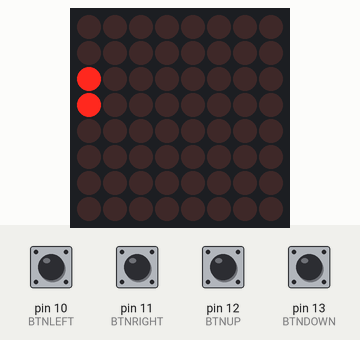
The sketch below on a simulated Arduino Uno, built with avr-gcc and run on an emulated ATmega328P. Shown: 8×8 LED matrix. The test bench sets the inputs (shaded band); at power-on: pin 10 (BTNLEFT), pin 11 (BTNRIGHT), pin 12 (BTNUP), pin 13 (BTNDOWN) LOW. Random numbers use the default seed unless the sketch sets one.

Above: at 1.2 s.
1.3 s: pin 12 (BTNUP) pulled HIGH for 0.15 s
At 1.62 s:
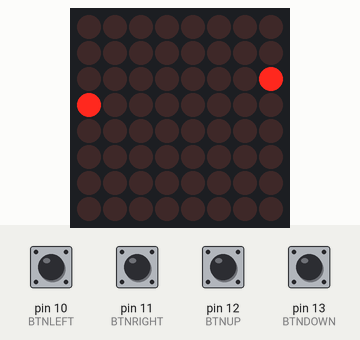
4.2 s: pin 10 (BTNLEFT) pulled HIGH for 0.15 s
At 4.86 s:
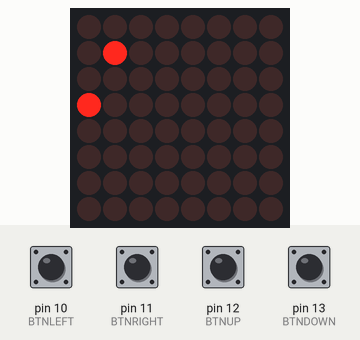
7.3 s: pin 13 (BTNDOWN) pulled HIGH for 0.15 s
At 7.63 s:
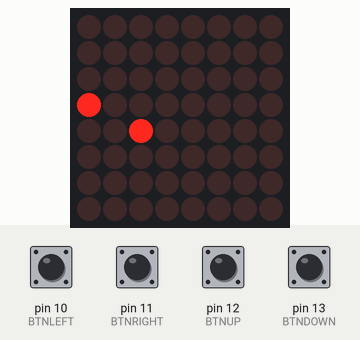
10.2 s: pin 11 (BTNRIGHT) pulled HIGH for 0.15 s
At 10.86 s:
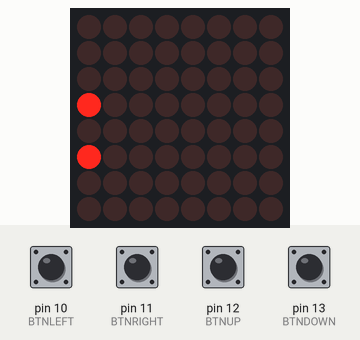
13.3 s: pin 12 (BTNUP) pulled HIGH for 1 s
At 14.12 s:
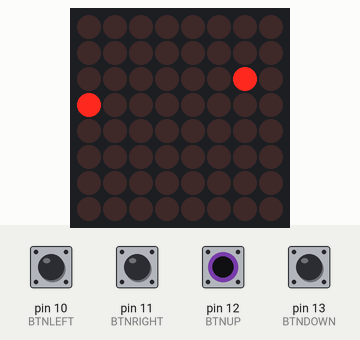
14.9 s: pin 10 (BTNLEFT) pulled HIGH for 1 s
At 15.55 s:
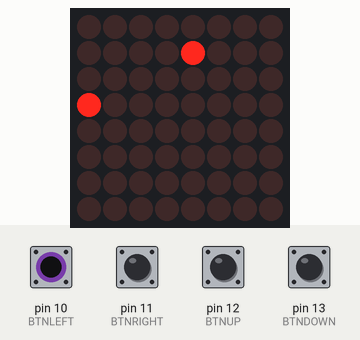
Timing chart, 0 to 17.9 s (numbered marks = the images above; inputs shaded):
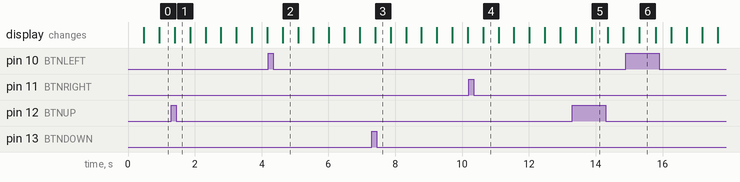

The sketch:

SNAKE.ino
```cpp
// import the library that interfaces the led matrix
#include "LedControl.h"

// constants of the pushbutton pin
const int BTNUP = 12;
const int BTNDOWN = 13;
const int BTNLEFT = 10;
const int BTNRIGHT = 11;

// variable for reading the pushbutton status
int buttonStateRight = 0, buttonStateUp = 0, buttonStateLeft = 0, buttonStateDown = 0;

// set the speed of the snake to a default value
int speed = 20000;

// initialize the object for the led matrix control
LedControl lc = LedControl(7, 6, 5, 1);

// initialize the vector positions of the snake
char posSerp[64] = { -1 };

// declare the variable for the length of the snake
char lenSerp;

// declare the fruit postion variable
char frutta;

// map the directions to constants
const char RIGHT = 0;
const char LEFT = 1;
const char UP = 2;
const char DOWN = 3;

// declare the variable for the current direction
char dir;

// declare the variables of the gameover management
char gameOver, flash;

// set the custom clock to 0
int clock = 0;

void setup() {
  // Led matrix initialization
  lc.shutdown(0, false);
  lc.setIntensity(0, 1);
  lc.clearDisplay(0);

  // initialize the pushbutton pin as an input
  pinMode(BTNUP, INPUT);
  pinMode(BTNDOWN, INPUT);
  pinMode(BTNLEFT, INPUT);
  pinMode(BTNRIGHT, INPUT);

  // initialize the random seed
  randomSeed(analogRead(0));

  // initialize the game settings
  snakeInit();

  // prepare the serial communication to port 9600
  Serial.begin(9600);
}


void loop() {

  //increase the clock value by one
  clock++;

  // check if the gameover occurred
  if (gameOver) {

    // read the state of the pushbutton value
    buttonStateRight = digitalRead(BTNRIGHT);
    buttonStateUp = digitalRead(BTNUP);
    buttonStateLeft = digitalRead(BTNLEFT);
    buttonStateDown = digitalRead(BTNDOWN);

    // set the new speed value according to the pushed button
    if (buttonStateLeft)
      speed = 20000;
    if (buttonStateUp)
      speed = 15000;
    if (buttonStateDown)
      speed = 10000;
    if (buttonStateRight)
      speed = 5000;

    // if a button was pressed then restart the game
    // compute a flashing animation of the snake's body otherwise
    if (buttonStateRight | buttonStateUp | buttonStateLeft | buttonStateDown) {
      snakeInit();
    } else {
      char tempPosX, tempPosY;
      for (int i = 0; i < lenSerp; i++) {
        getXY(posSerp[i], &tempPosX, &tempPosY);
        if (flash % 2 == 0) {
          lc.setLed(0, tempPosX, tempPosY, false);
        } else {
          lc.setLed(0, tempPosX, tempPosY, true);
        }
      }
      flash++;

      // delay that determines the speed of the flashing animation
      delay(500);
    }

  } else {

    // read the state of the pushbutton value:
    buttonStateRight = digitalRead(BTNRIGHT);
    buttonStateLeft = digitalRead(BTNLEFT);
    buttonStateUp = digitalRead(BTNUP);
    buttonStateDown = digitalRead(BTNDOWN);

    // if a button was pressed compute and set the new direction
    // don't change the direction only if the current one is the same or opposite of the chosen one
    if (buttonStateRight | buttonStateLeft | buttonStateUp | buttonStateDown) {

      if (buttonStateRight == HIGH && dir != LEFT) {
        dir = RIGHT;
      }
      if (buttonStateLeft == HIGH && dir != RIGHT) {
        dir = LEFT;
      }
      if (buttonStateUp == HIGH && dir != DOWN) {
        dir = UP;
      }
      if (buttonStateDown == HIGH && dir != UP) {
        dir = DOWN;
      }
    }

    // if the clock is higher than the speed then compute the animation
    if (clock > speed) {

      //compute the new snake's head position considering the possible overflow
      char headPosX, headPosY, tempPosX, tempPosY, headPos;
      getXY(posSerp[0], &headPosX, &headPosY);
      switch (dir) {
        case RIGHT:
          headPosX = (headPosX + 1) % 8;
          break;
        case DOWN:
          headPosY = (headPosY + 1) % 8;
          break;
        case LEFT:
          headPosX = !headPosX ? headPosX + 7 : headPosX - 1;
          break;
        case UP:
          headPosY = !headPosY ? headPosY + 7 : headPosY - 1;
          break;
      }

      // convert the cartesian coordinates of the head to the vector one
      headPos = getPos(headPosX, headPosY);

      // if the new head position is overlapping a part of the body of the snake then trigger gameover
      for (int i = 1; i < lenSerp; i++) {
        if (posSerp[i] == headPos) {
          gameOver = 1;
          break;
        }
      }

      if (!gameOver) {

        // make the positions of the snake slide toward the next one
        for (int i = lenSerp - 1; i >= 0; i--) {
          posSerp[i + 1] = posSerp[i];
        }

        // set the new position of the snake's head
        posSerp[0] = headPos;

        char fruttaMangiata = posSerp[0] == frutta;

        // check if the fruit was eaten by the snake
        if (fruttaMangiata) {

          // increase the length of the snake
          lenSerp++;

          // randomly generate a new fruit dot on the led matrix
          genFrutta();

          // notice: the previous fruit dot takes the place of the head of the snake and the length is increase by one
          // so is not necessary to turn on/off any led

        } else {
          //turn head led on
          lc.setLed(0, headPosX, headPosY, true);

          //turn tail led off
          getXY(posSerp[lenSerp], &tempPosX, &tempPosY);
          lc.setLed(0, tempPosX, tempPosY, false);
          posSerp[lenSerp] = -1;
        }
      }

      // reset the custom clock variable
      clock = 0;
    }
  }
}

// compute the cartesian coordinates from a vector position
void getXY(char pos, char* x, char* y) {
  *x = pos % 8;
  *y = pos / 8;
}

// compute the vector position from cartesian coordinates
char getPos(char x, char y) {
  return y * 8 + x;
}

// randomly generate a fruit dot and turn it on on the led matrix
void genFrutta() {
  frutta = random(64);
  // avoid any overlapping of the newly generated fruit with the snake's body
  for (int i = 1; i < lenSerp; i++) {
    if (frutta == posSerp[i]) {
      frutta = random(64);
      i = 1;
    }
  }

  // turn on the led corresponding to the fruit
  lc.setLed(0, frutta % 8, frutta / 8, true);
}

// initialize the game settings
void snakeInit() {

  // clear the matrix
  clearMatrix();

  // set the position of the snake's head randomly
  posSerp[0] = random(64);

  // turn on the led corresponding to the head of the snake
  lc.setLed(0, posSerp[0] % 8, posSerp[0] / 8, true);
  lenSerp = 1;

  // randomly generate a new fruit dot
  genFrutta();

  // set the default direction to RIGHT
  dir = RIGHT;

  // set the gameover variables and the clock to 0
  gameOver = 0;
  flash = 0;
  clock = 0;
}

// turn off each led of the matrix and reset the positions of the snake
void clearMatrix() {
  for (int i = 0; i < 64; i++) {
    posSerp[0] = -1;
    char tempPosX, tempPosY;
    getXY(i, &tempPosX, &tempPosY);
    lc.setLed(0, tempPosX, tempPosY, false);
  }
}
```

Measured:
- what the display in image 2 shows lasts 0.5 s, from 4.6 s to 5.1 s
